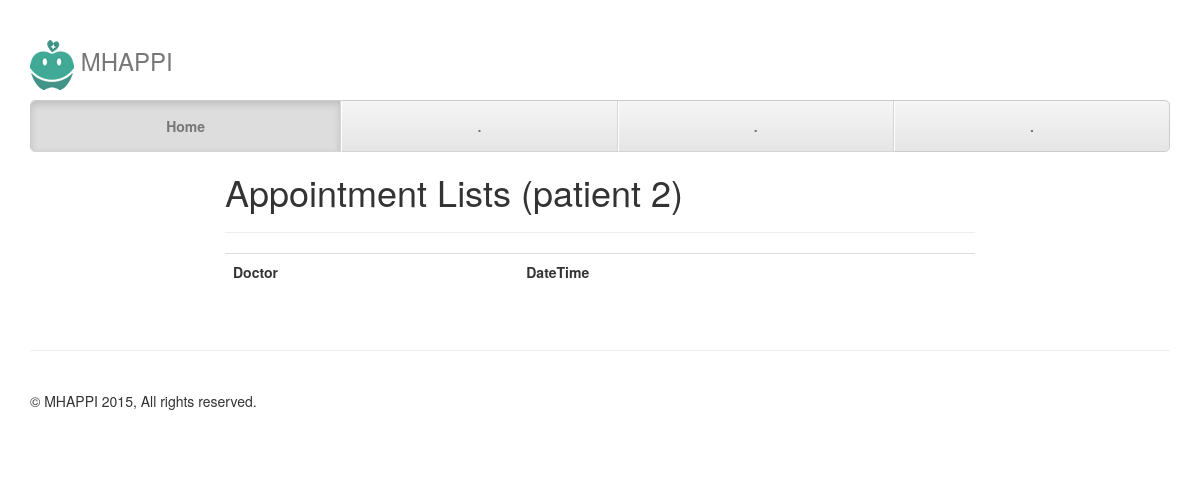
Before: /list_appointment/2/ with the older database file.
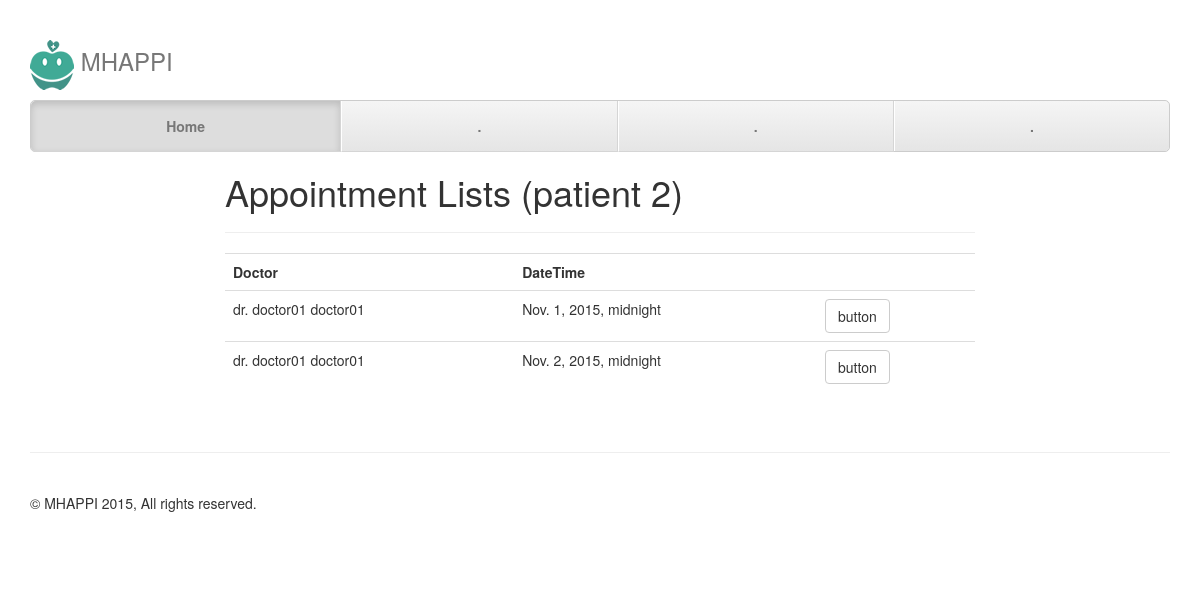
After: the same page with the newer database file.
### apps/appointment/models.py (models this page shows, shortened)
class Appointment(models.Model):
	patient = models.ForeignKey('authentication.Patient')
	clinic_time = models.ForeignKey('appointment.ClinicTime')
	appointment_status = models.SmallIntegerField()

class ClinicTime(models.Model):
	officer = models.ForeignKey('authentication.Officer')
	clinic_datetime = models.DateTimeField()
	clinic_status = models.SmallIntegerField()

### apps/authentication/models.py (models this page shows, shortened)
class Officer(models.Model):
	GENDER_CHOICES = (
		(1, "Male"),
		(2, "Female"),
		(3, "Others"),
	)
	POSITION_CHOICES = (
		(1, "Staff"),
		(2, "Doctor"),
		(3, "Nurse"),
		(4, "Pharmacist"),
	)
	user = models.ForeignKey(User, default = 0)
	hospital_id = models.CharField(max_length = 20)
	national_id = models.CharField(max_length = 20)
	prefix_name = models.CharField(max_length = 200)
	first_name = models.CharField(max_length = 200)
	last_name = models.CharField(max_length = 200)
	gender = models.IntegerField(choices = GENDER_CHOICES)
	birthdate = models.DateField()
	address = models.CharField(max_length = 500)
	phone = models.CharField(max_length = 200)
	email = models.CharField(max_length = 200)
	specialist = models.CharField(max_length = 200)
	position = models.IntegerField(choices = POSITION_CHOICES, default = 1)

### apps/appointment/views.py (the view)
# urls.py: url(r'^list_appointment/([0-9]+)/$', appo_view.list_appointment, name='list_appointment'),
def list_appointment(request, pid):
    appointments = Appointment.objects.filter(patient_id=pid)
    data = {
        'appointments' : appointments,
        'patient_id' : pid,
    }
    return render(request, 'list_appointment.html', data)

### apps/appointment/templates/list_appointment.html
{% extends "base.html" %}
{% block main %}
    <div id="login" class="row">
        <div class="col-md-8 col-md-offset-2">
            <h1>Appointment Lists (patient {{ patient_id }})</h1>
            <hr/>
            <table class="table">
            	<tr>
            		<th>Doctor</th>
            		<th>DateTime</th>
            		<th></th>
            	</tr>
            	{% for appointment in appointments %}
            	<tr>
            		<td>dr. {{ appointment.clinic_time.officer.first_name }} {{ appointment.clinic_time.officer.first_name }}</td>
            		<td>{{ appointment.clinic_time.clinic_datetime }}</td>
            		<td>
            			<a class="btn btn-default" href="#">button</a>
            		</td>
            	</tr>
            	{% endfor %}
            </table>
        </div>
    </div>
{% endblock %}

Changed rows visible on the page:
added Appointment: clinic_time.officer.first_name "doctor01", clinic_time.clinic_datetime "Nov. 1, 2015, midnight"
added Appointment: clinic_time.officer.first_name "doctor01", clinic_time.clinic_datetime "Nov. 2, 2015, midnight"
